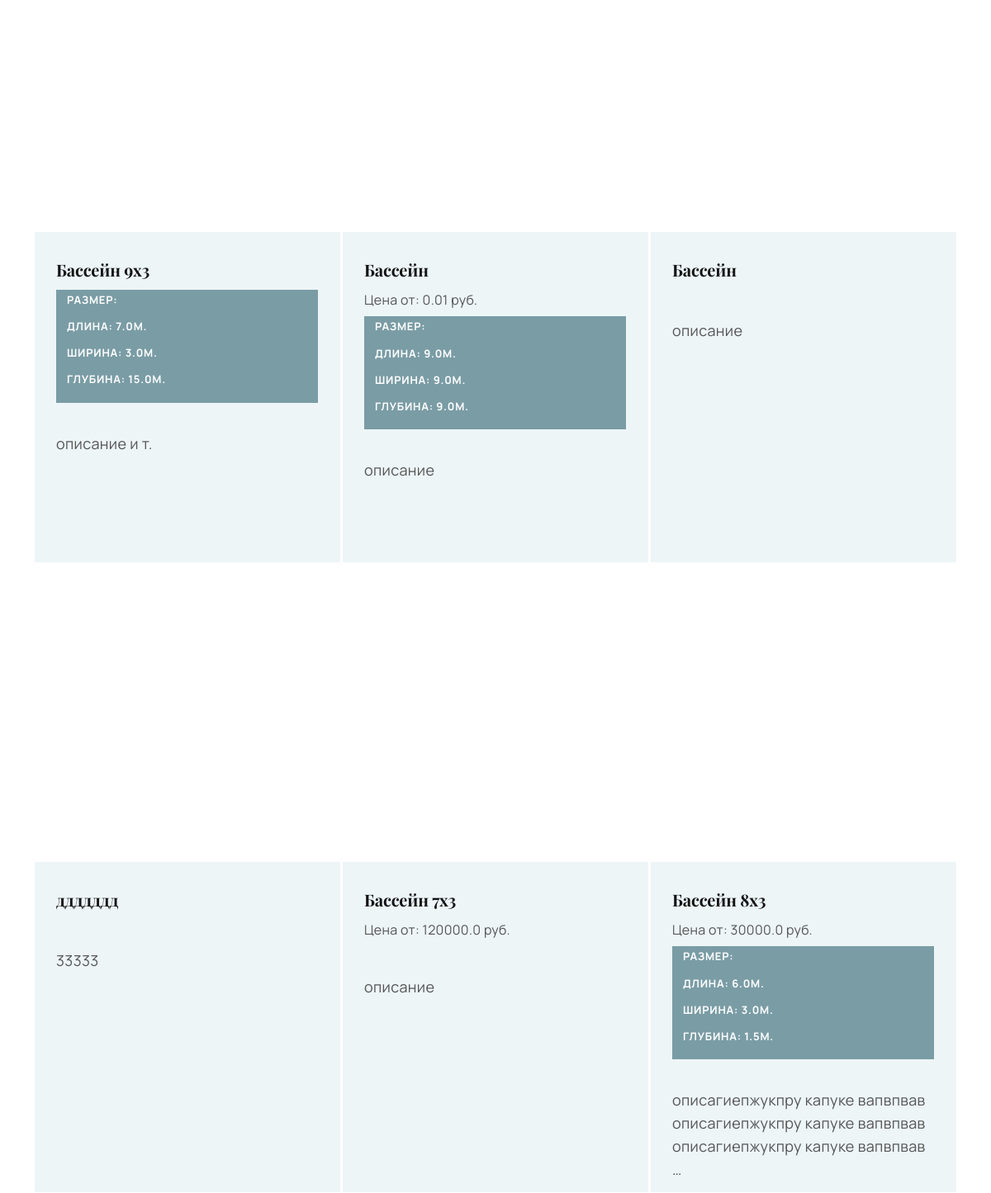
/catalog/category/poly/ (middle part), run on an earlier commit of the app's database.
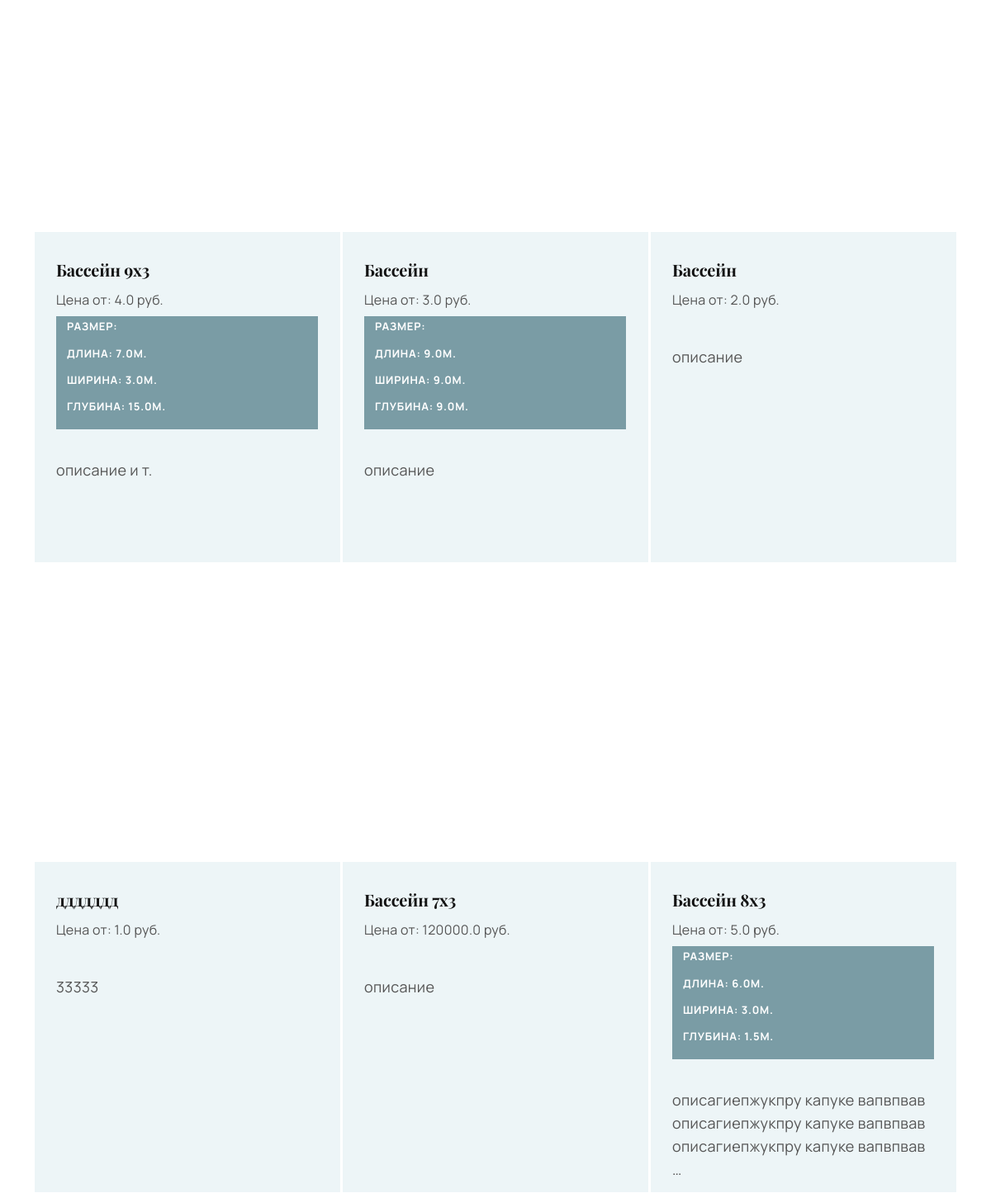
And on a later commit of the database.
### catalog/models.py (models this page shows, shortened)
class ShopElementModel(models.Model):
    date = models.DateField(default=timezone.now,
                            verbose_name='Дата публикации')
    category = models.ForeignKey(ShopCategoryModel,
                                 verbose_name='Категория товара',
                                 help_text='Выбрать категорию',
                                 on_delete=models.CASCADE)
    title = models.CharField(max_length=200,
                             verbose_name='Название продукции',
                             help_text='Не больше 200 сиволов')
    length = models.FloatField(verbose_name='Длина',
                            help_text='Для чаши бассейна, если другая категория то не заполнять!',
                            default=0.00,
                            blank=True,
                            null=True)
    width = models.FloatField(verbose_name='Ширина',
                            help_text='Для чаши бассейна, если другая категория то не заполнять!',
                            default=0.00,
                            blank=True,
                            null=True)
    depth = models.FloatField(verbose_name='Глубина',
                            help_text='Для чаши бассейна, если другая категория то не заполнять!',
                            default=0.00,
                            blank=True,
                            null=True)
    description = models.TextField(verbose_name='Подробное описание продукции',
                                   help_text='Описать приемущества и недостатки, максимально подробно')
    price_to = models.FloatField(verbose_name='Цена от',
                                  default=0.00,
                                  help_text='Стоимость от. Не обязательно к заполнению',
                                  blank=True,
                                  null=True)
    image = models.ManyToManyField('Photo',
                                   related_name='product',
                              verbose_name='Фото товара',
                              help_text='Красивое фото используется для оформления обложки страницы с описанием услуги')
    slug = models.SlugField(max_length=255, unique=True, db_index=True, verbose_name="URL")
    class Meta:
        verbose_name='Товар'
        verbose_name_plural = 'Каталог товаров'

### main/views.py (the view)
# urls.py: path('catalog/category/<slug:slug>/', views.category_detail, name='category_detail'),
def category_detail(request, slug):
    category = get_object_or_404(ShopCategoryModel, slug=slug)
    sort_price = request.GET.get('sort_price', 'default')
    sort_length = request.GET.get('sort_length', 'default')
    products = ShopElementModel.objects.filter(category=category)
    if sort_price == 'asc':
        products = products.order_by(F('price_to').asc(nulls_first=True))
    elif sort_price == 'desc':
        products = products.order_by(F('price_to').desc(nulls_first=True))
    if sort_length == 'asc_length':
        products = products.order_by(F('length').asc(nulls_first=True), F('length').asc(nulls_first=True))  # Сначала пустые значения
    elif sort_length == 'desc_length':
        products = products.order_by(F('length').desc(nulls_first=True), F('length').asc(nulls_first=True))  # Сначала пустые значения
    if sort_price == 'default' and sort_length == 'default':
        products = products.order_by('-date')
    paginator = Paginator(products, 6)
    page_number = request.GET.get('page', 1)
    page_obj = paginator.get_page(page_number)
    if request.headers.get('x-requested-with') == 'XMLHttpRequest':
        html = render_to_string('catalog/_catalog_list_partial.html', {'page_obj': page_obj})
        return JsonResponse({
            'category': html,
            'has_next': page_obj.has_next()
        })
    breadcrumbs = [
        {"name": "Главная", "url": "/"},
        {"name": "Каталог", "url": "/catalog/"},
        {"name": category.category, "url": request.path},
    ]
    return render(request, 'catalog/category_detail.html', {
        'category': category,
        'page_obj': page_obj,
        'breadcrumbs': breadcrumbs
    })

### templates/catalog/category_detail.html (shortened to what this page needs)
{% extends "components/base.html" %}
{% load static %}
{% block style %}
    <link rel="stylesheet" href="{% static 'css/blogs.css' %}">
    <link rel="stylesheet" href="{% static 'css/catalog.css' %}">
{% endblock %}
{% block content %}
    <section class="catalog-items" id="catalog-items">
        {% include 'catalog/_catalog_list_partial.html' with page_obj=page_obj %}
    </section>
{% endblock %}

### templates/catalog/_catalog_list_partial.html (shortened to what this page needs)
<div class="container catalog-items-container" id='catalog-articles'>
    {% for catalog in page_obj %}
        <a href="{% url 'product_detail' slug=catalog.slug %}" class="catalog-items-card ">
                <div class="catalog-items-card-img">
                </div>
                <div class="catalog-items-card-text">
                    <h5>{{ catalog.title }}</h5>
                    {% if catalog.price_to %}
                        <h6> Цена от: {{ catalog.price_to }} руб.</h6>
                    {% endif %}
                    {% if catalog.length or catalog.width or catalog.depth %}
                    <div class="size">
                        <p>Размер: </p>
                        <p>Длина: {{ catalog.length  }}м.</p>
                        <p>Ширина: {{ catalog.width }}м.</p>
                        <p>Глубина: {{ catalog.depth }}м.</p>
                    </div>
                    {% endif %}
                    <p>{{ catalog.description|truncatewords:9 }}</p>
                </div>
            </a>
        {% endfor %}
</div>

What changed in the data, as far as the page shows it:
changed ShopElementModel "Бассейн 9х3": price_to (not shown) → "4.0"
changed ShopElementModel (number 2 of 6 on the later page): price_to "0.01" → "3.0"
changed ShopElementModel (number 3 of 6 on the later page): price_to (not shown) → "2.0"
changed ShopElementModel "ддддддд": price_to (not shown) → "1.0"
changed ShopElementModel "Бассейн 8х3": price_to "30000.0" → "5.0"
